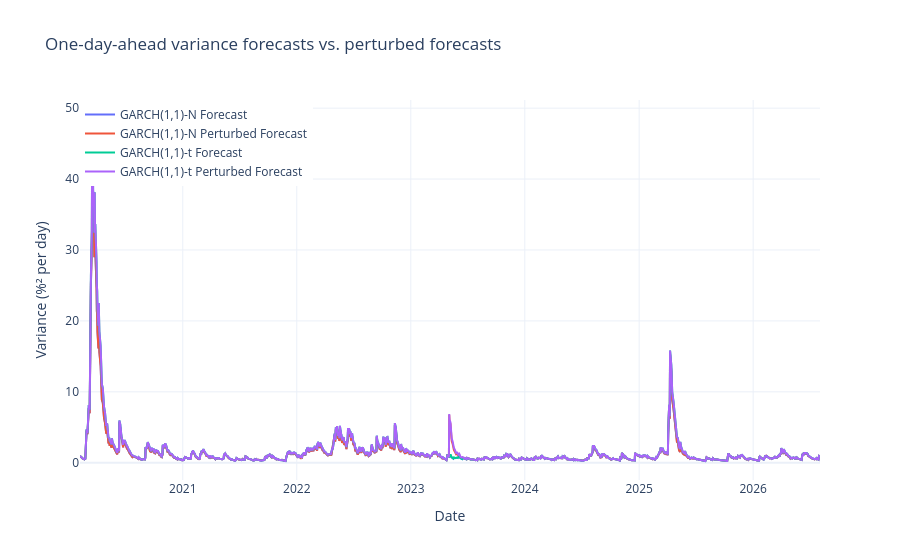

The notebook cell this image was saved under:
### Code cell
# Perturbation self check
# We multiply a mid-test volatility by 10 and check that the forecasts change accordingly
mid_test_index = r_test.index[len(r_test)//2]
r_perturbed = r.copy()
r_perturbed.loc[mid_test_index] *= 10

garch_model_n_perturbed = arch_model(100*r_perturbed, vol="Garch", mean = 'Zero', p=1, q=1, dist="normal").fit(disp="off", last_obs=r_train.index[-1])
forecast_n_perturbed = garch_model_n_perturbed.forecast(start=r_train.index[-1], horizon=1, reindex=False)
h_garch_n_perturbed = forecast_n_perturbed.variance["h.1"].shift(1)  # Shift to align with the test index
h_garch_n_perturbed = h_garch_n_perturbed.loc[r_test.index]  # Cut to the test index

garch_model_t_perturbed = arch_model(100*r_perturbed, vol="Garch", mean = 'Zero', p=1, q=1, dist="t").fit(disp="off", last_obs=r_train.index[-1])
forecast_t_perturbed = garch_model_t_perturbed.forecast(start=r_train.index[-1], horizon=1, reindex=False)
h_garch_t_perturbed = forecast_t_perturbed.variance["h.1"].shift(1)  # Shift to align with the test index
h_garch_t_perturbed = h_garch_t_perturbed.loc[r_test.index]  # Cut to the test index

# Plot perturbed vs unperturbed forecasts
fig = go.Figure()
fig.add_trace(go.Scatter(x=h_garch_n.index, y=h_garch_n, mode='lines', name='GARCH(1,1)-N Forecast'))
fig.add_trace(go.Scatter(x=h_garch_n_perturbed.index, y=h_garch_n_perturbed, mode='lines', name='GARCH(1,1)-N Perturbed Forecast'))
fig.add_trace(go.Scatter(x=h_garch_t.index, y=h_garch_t, mode='lines', name='GARCH(1,1)-t Forecast'))
fig.add_trace(go.Scatter(x=h_garch_t_perturbed.index, y=h_garch_t_perturbed, mode='lines', name='GARCH(1,1)-t Perturbed Forecast'))
fig.update_layout(title='One-day-ahead variance forecasts vs. perturbed forecasts',
                  xaxis_title='Date',
                  yaxis_title='Variance (%² per day)',
                  legend=dict(x=0, y=1, traceorder='normal'),
                  template='plotly_white')
fig.show()

assert np.allclose(garch_model_n.params, garch_model_n_perturbed.params)

### Figure 1 — Plotly figure (JSON) as saved in the notebook; plotly's stock layout.template omitted (floating-point values rounded to 4 significant figures; data arrays with more than 128 entries replaced by an {"elided": "..."} marker saying what was removed)
{"data": [{"mode": "lines", "name": "GARCH(1,1)-N Forecast", "type": "scatter", "x": {"elided": "1629 str values"}, "y": {"elided": "1629 float values"}}, {"mode": "lines", "name": "GARCH(1,1)-N Perturbed Forecast", "type": "scatter", "x": {"elided": "1629 str values"}, "y": {"elided": "1629 float values"}}, {"mode": "lines", "name": "GARCH(1,1)-t Forecast", "type": "scatter", "x": {"elided": "1629 str values"}, "y": {"elided": "1629 float values"}}, {"mode": "lines", "name": "GARCH(1,1)-t Perturbed Forecast", "type": "scatter", "x": {"elided": "1629 str values"}, "y": {"elided": "1629 float values"}}], "layout": {"legend": {"traceorder": "normal", "x": 0, "y": 1}, "title": {"text": "One-day-ahead variance forecasts vs. perturbed forecasts"}, "xaxis": {"title": {"text": "Date"}}, "yaxis": {"title": {"text": "Variance (%² per day)"}}}}
